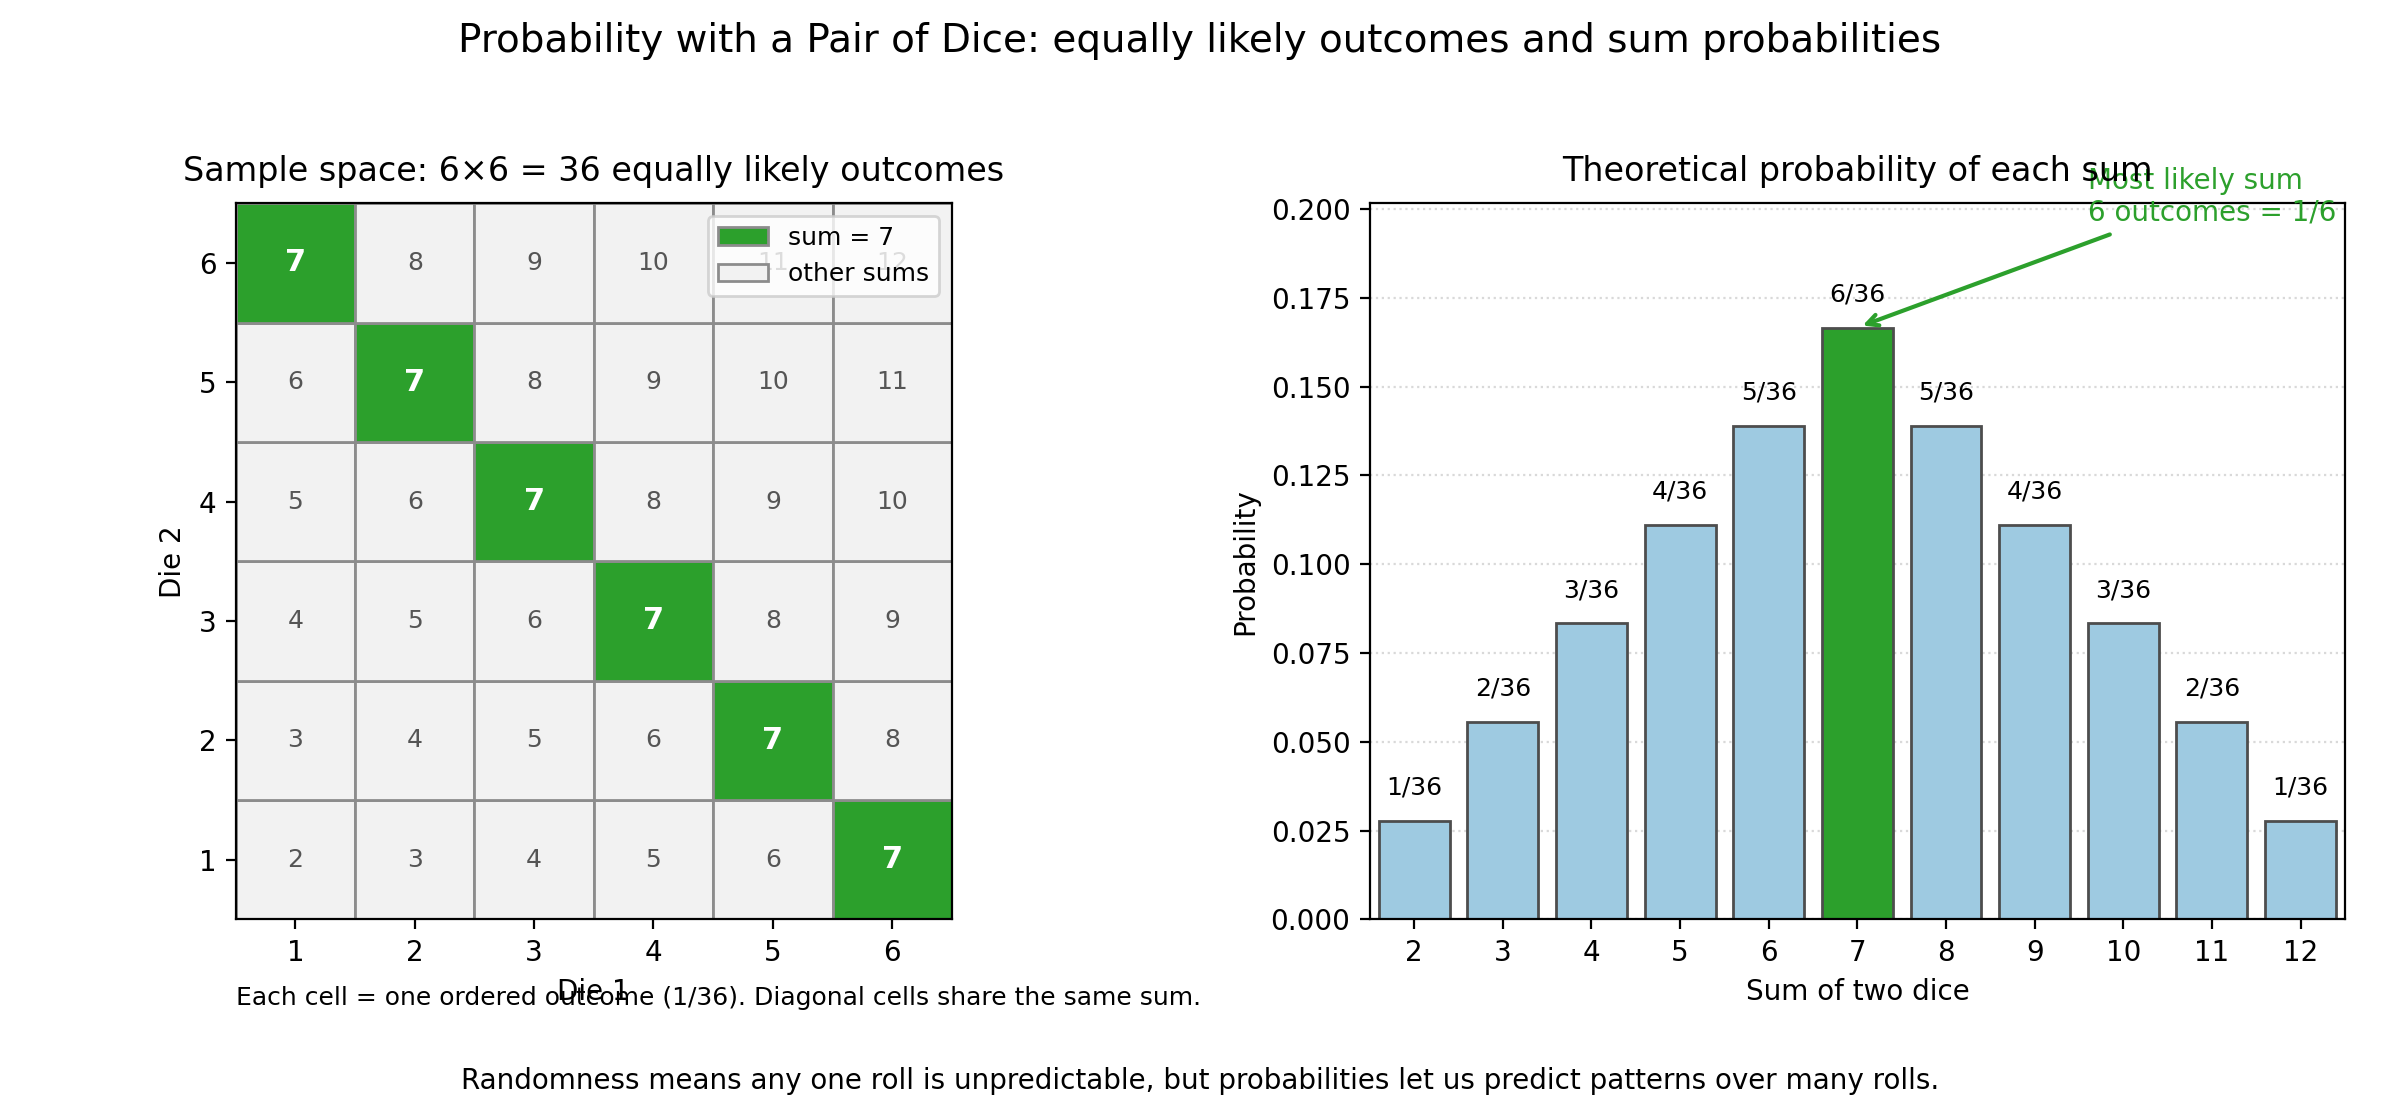

Reproduce this figure in Python.
import numpy as np
import matplotlib.pyplot as plt
from matplotlib.patches import Rectangle, Patch

def draw_sample_space(ax):
    base = '#f2f2f2'
    highlight = '#2ca02c'
    # Draw 6x6 outcome grid
    for i in range(1, 7):  # Die 1
        for j in range(1, 7):  # Die 2
            s = i + j
            fc = highlight if s == 7 else base
            rect = Rectangle((i - 0.5, j - 0.5), 1, 1, facecolor=fc, edgecolor='0.55', linewidth=1.0)
            ax.add_patch(rect)
            text_color = 'white' if s == 7 else '#555555'
            fontweight = 'bold' if s == 7 else 'normal'
            ax.text(i, j, f"{s}", ha='center', va='center', fontsize=9 if s != 7 else 11,
                    color=text_color, fontweight=fontweight)
    ax.set_xlim(0.5, 6.5)
    ax.set_ylim(0.5, 6.5)
    ax.set_xticks(range(1, 7))
    ax.set_yticks(range(1, 7))
    ax.set_xlabel('Die 1')
    ax.set_ylabel('Die 2')
    ax.set_aspect('equal', adjustable='box')
    ax.set_title('Sample space: 6×6 = 36 equally likely outcomes', fontsize=12, pad=8)

    legend_handles = [
        Patch(facecolor=highlight, edgecolor='0.55', label='sum = 7'),
        Patch(facecolor=base, edgecolor='0.55', label='other sums')
    ]
    ax.legend(handles=legend_handles, loc='upper right', fontsize=9, frameon=True)

    ax.text(0.0, -0.12, 'Each cell = one ordered outcome (1/36). Diagonal cells share the same sum.',
            transform=ax.transAxes, fontsize=9)


def draw_sum_distribution(ax):
    sums = np.arange(2, 13)
    counts = np.array([1, 2, 3, 4, 5, 6, 5, 4, 3, 2, 1])
    probs = counts / 36.0
    base_bar = '#9ecae1'
    highlight = '#2ca02c'

    colors = [highlight if s == 7 else base_bar for s in sums]
    ax.bar(sums, probs, color=colors, edgecolor='0.3', linewidth=1)

    ax.set_xticks(sums)
    ax.set_xlim(1.5, 12.5)
    ax.set_ylim(0, probs.max() + 0.035)
    ax.set_xlabel('Sum of two dice')
    ax.set_ylabel('Probability')
    ax.set_title('Theoretical probability of each sum', fontsize=12, pad=8)

    # Annotate each bar with count/36
    for s, c, p in zip(sums, counts, probs):
        ax.text(s, p + 0.006, f'{c}/36', ha='center', va='bottom', fontsize=9)

    # Gridlines for readability
    ax.yaxis.grid(True, linestyle=':', color='0.85')
    ax.set_axisbelow(True)

    # Highlight and annotate the most likely sum (7)
    y7 = probs[sums.tolist().index(7)]
    ax.annotate('Most likely sum\n6 outcomes = 1/6',
                xy=(7, y7), xytext=(9.6, y7 + 0.03),
                arrowprops=dict(arrowstyle='->', color=highlight, lw=1.5),
                fontsize=10, color=highlight, ha='left')


def main():
    fig, axes = plt.subplots(1, 2, figsize=(12, 5.5))
    draw_sample_space(axes[0])
    draw_sum_distribution(axes[1])

    fig.suptitle('Probability with a Pair of Dice: equally likely outcomes and sum probabilities',
                 fontsize=14, y=0.98)
    fig.text(0.5, 0.01, 'Randomness means any one roll is unpredictable, but probabilities let us predict patterns over many rolls.',
             ha='center', fontsize=10)

    plt.tight_layout(rect=[0, 0.04, 1, 0.95])
    out = 'dice_probability_explained.png'
    fig.savefig(out, dpi=200)
    print(f'Saved figure to {out}')


if __name__ == '__main__':
    main()
